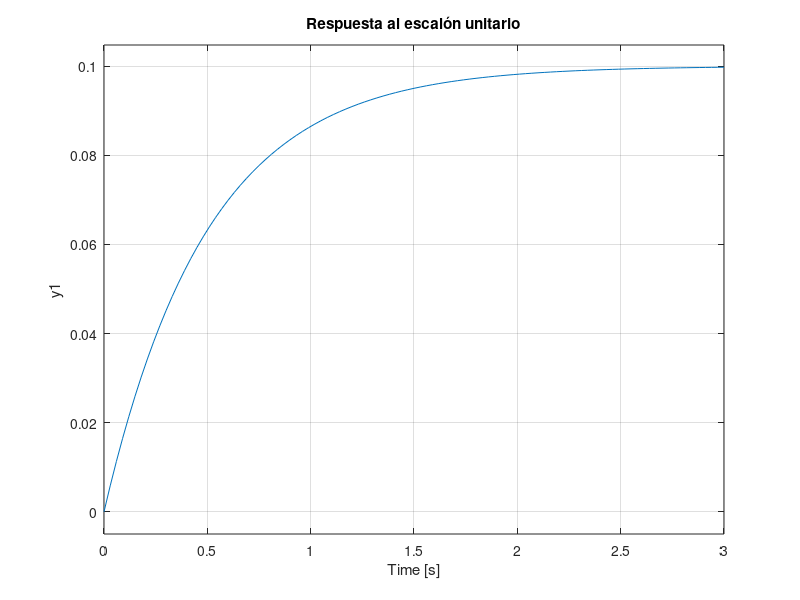

This chart was generated by the following MATLAB code: (Note: this script raises an error after producing the figure.)
clear all; close all; clc;

% Laboratorio de Control Automático GR20
% Estudiante: Luis Pablo Vargas Muñoz
% Carnet: 2021490483

% Parámetros de entrada ---------------------------------------------------

% Introducir valores de forma manual en el código (descomentar las líneas
% 11 hasta 15 antes de usar)
% KT = ;
% Ra = ;
% b  = ;
% Kb = ;
% J  = ;

% En caso de estar usando valores escritos de forma manual en el código, 
% comentar las líneas 19 hasta la 23
KT = input('Ingrese el valor de KT: ');
Ra = input('Ingrese el valor de Ra: ');
b  = input('Ingrese el valor de b: ');
Kb = input('Ingrese el valor de Kb: ');
J  = input('Ingrese el valor de J: ');

% Verificación de los parámetros de entrada
parametros = [KT Ra b Kb J];
nombres = {'KT','Ra','b','Kb','J'};

for i = 1:length(parametros)
    if ~isreal(parametros(i)) || parametros(i) <= 0
        error('%s debe ser un número real mayor que cero.', nombres{i});
    end
end

% Planta ------------------------------------------------------------------

% Coeficientes y constantes
KM = (KT)/((Ra*b)+(KT*Kb));     % Coeficiente de ganancia general
tau = (Ra*J)/((Ra*b)+(KT*Kb));  % Constante de tiempo

% Definición de la planta
s = tf('s');
G = KM/((tau*s)+(1));           % Planta G(s)

% Simulación de respuesta al escalón --------------------------------------

figure;
step(G);
grid on;
title('Respuesta al escalón unitario');

% Métricas de la respuesta al escalón unitario
S = stepinfo(G);                            % Información del escalón
valor_final = dcgain(G);                    % Valor final
ess = 1 - valor_final;                      % Error de estado estacionario
valor_tau = KM*(1-exp(-1));                 % Valor a 1 tau
valor_ts = KM*(1-exp(-S.SettlingTime/tau)); % Tiempo de asentamiento

% Graficación de puntos importantes ---------------------------------------

% Punto en tau
hold on
plot(tau, valor_tau, 'bo', 'MarkerFaceColor','b');
text(tau, valor_tau, '  t=\tau','Color','b');

% Punto en 5 tau
hold on
yline(valor_final,'--r')
plot(5*tau, valor_final,'ro', 'MarkerFaceColor','r')
text(5*tau, valor_final, '  t=5\tau','Color','r');

% Punto en tiempo de asentamiento
hold on
xline(S.SettlingTime,'--g')
plot(S.SettlingTime,valor_ts,'go','MarkerFaceColor','g');
text(S.SettlingTime,valor_ts,'  t_s','Color','g');

% Línea de referencia del escalón unitario (entrada = 1)
hold on
yline(1,':k','Referencia al escalón unitario');

% Error de estado estacionario
hold on
line([5*tau 5*tau],[valor_final 1], ...
    'Color','m','LineWidth',2);
text(5*tau*0.98,(1+valor_final)/2,...
    sprintf('e_{ss}=%.1f%%',ess*100),...
    'Color','m','HorizontalAlignment','right');

% Imprimir resultados finales en la consola -------------------------------

fprintf('\n----- Resultados -----\n');
fprintf('KM = %.5f\n', KM);
fprintf('tau = %.5f s\n', tau);
fprintf('\nPlanta G(s):\n'); G = KM/((tau*s)+(1))
fprintf('Valor en 5tau = %.5f s\n', 5*tau);
fprintf('Valor en tau = %.5f\n', valor_tau);
fprintf('Valor final = %.5f\n', valor_final);
fprintf('Tiempo de asentamiento (2%%) = %.5f s\n', S.SettlingTime);
fprintf('Error de estado estacionario = %.2f%%\n', ess*100);
